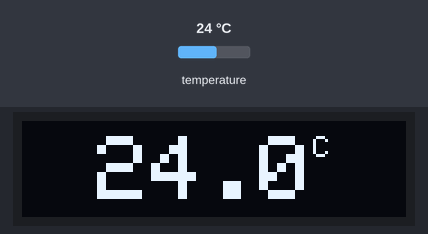
Simulated run of this program. Board: Arduino Nano, built with avr-gcc and run on an emulated ATmega328P. Parts: 128×32 one-colour display. Inputs (shaded band) come from the test bench; at power-on: temperature 24 °C. The display library's start-up logo is not drawn; what the program prints to the serial monitor is not drawn.

Above: at 3.4 s.
3.5 s: temperature set to 12 °C
At 4.8 s:
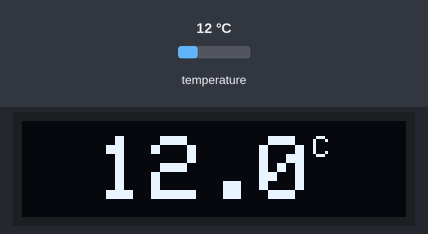
5.1 s: temperature set to 19 °C
At 5.9 s:
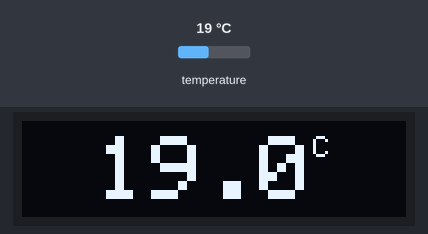
6.6 s: temperature set to 28 °C
At 7.9 s:
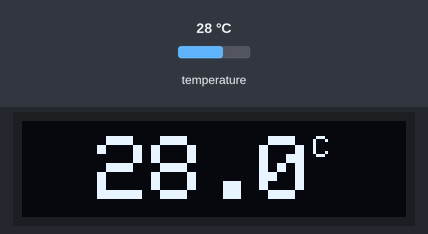
8.2 s: temperature set to 33 °C
At 8.8 s:
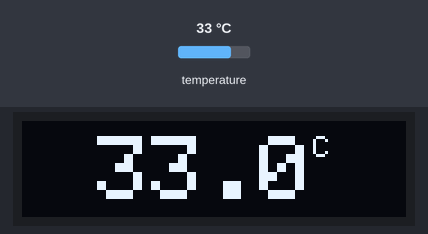
Timing chart, 0 to 10.8 s (numbered marks = the images above; inputs shaded):
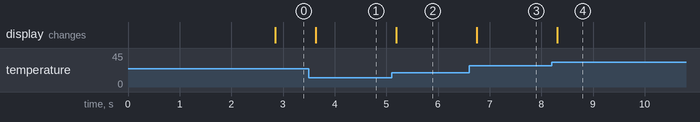

The program:

main.cpp
```cpp
#include <Arduino.h>
#include <CAN.h>
#include <DallasTemperature.h>
#include <OneWire.h>
#include <math.h>
#include <Adafruit_GFX.h>
#include <Adafruit_SSD1306.h>
#include <math.h>

#define DATA 4
#define SCREEN_WIDTH 128
#define SCREEN_HEIGHT 32
#define OLED_RESET -1
#define SCREEN_ADDRESS 0x3C
int temperatureSave = 0;
unsigned long previousMillis = 0; // Almacena el tiempo del último evento
const long interval = 500;

OneWire ourWire(DATA);
DallasTemperature sensors(&ourWire);
Adafruit_SSD1306 display(SCREEN_WIDTH, SCREEN_HEIGHT, &Wire, OLED_RESET);

void sendFloatAsBytes(int value);
void recibeSignalToEsp();

void setup()
{
  Serial.begin(9600);
  while (!Serial)
    ;

  sensors.begin();
  Serial.println("Obteniendo la dirección del sensor...");
  if (!CAN.begin(500E3))
  {
    Serial.println("Starting CAN failed!");
    while (1)
      ;
  }

  if (!display.begin(SSD1306_SWITCHCAPVCC, SCREEN_ADDRESS))
  {
    Serial.println(F("SSD1306 allocation failed"));
    for (;;)
      ;
  }
  display.display();
  delay(2000);

  display.clearDisplay();
  display.display();
}

void loop()
{
  unsigned long currentMillis = millis();
  if (currentMillis - previousMillis >= interval)
  {
    sensors.requestTemperatures();
    float temperature = sensors.getTempCByIndex(0);
    int temperatureRounded = round(temperature);
    Serial.print(temperature);
    Serial.println();

    display.clearDisplay();
    display.setTextColor(SSD1306_WHITE);
    display.setTextSize(3);
    display.setCursor(25, 5);
    display.print(temperature, 1);
    display.setTextSize(1);
    display.print("C");
    display.display();
    previousMillis = currentMillis;

    if (temperatureSave != temperatureRounded)
    {
      temperatureSave = temperatureRounded;
      Serial.print("Sending extended packet ... ");
      sendFloatAsBytes(temperatureRounded);
      Serial.println("done");
      Serial.print((char)temperatureRounded);
    }
  }
}

void sendFloatAsBytes(int value)
{
  const uint8_t valueBytes = static_cast<uint8_t>(value);
  CAN.beginPacket(0x12);
  CAN.write(valueBytes);
  CAN.endPacket();
  Serial.print("done");
  Serial.println();
  Serial.print(valueBytes);
}
```

Measured:
- after the input at 3.5 s, the display: changes after 0.13 s (image 1)
- after the input at 5.1 s, the display: changes after 0.09 s (image 2)
- after the input at 6.6 s, the display: changes after 0.15 s (image 3)
- after the input at 8.2 s, the display: changes after 0.10 s (image 4)
